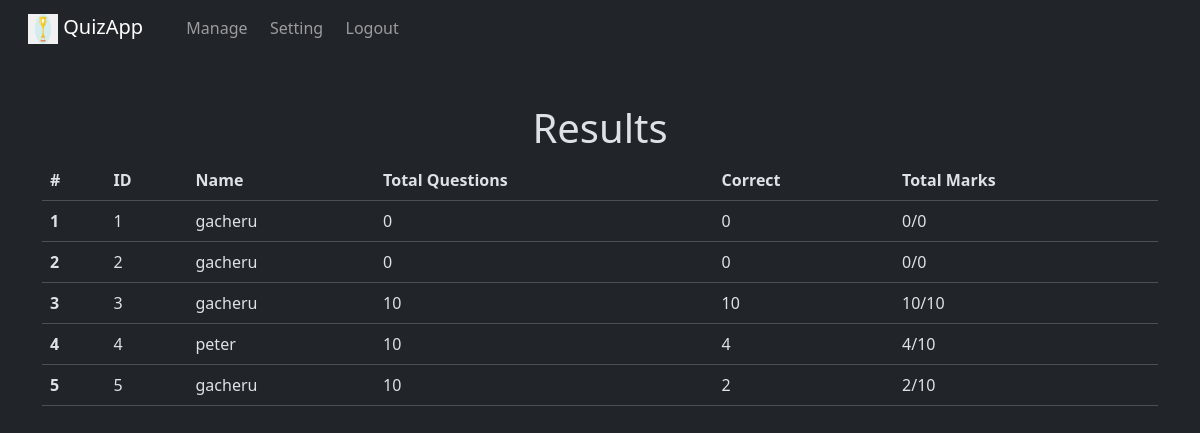
The app's page /management/results/ (signed in) with its own data.
### quiz/models.py (models this page shows, shortened)
class Mark(models.Model):
    total = models.IntegerField(blank=False)
    got = models.IntegerField(blank=False, default=0)
    user = models.ForeignKey(to=User, on_delete=models.SET_NULL, null=True)

### management/views.py (the view)
# urls.py: path("results/", views.Results.as_view(), name="results"),
@method_decorator(staff_member_required, name="dispatch")
class Results(View):
    def get(self, request):
        return render(request, "management/results.html", {"results": Mark.objects.all()})

### management/templates/management/results.html (shortened to what this page needs)
{% extends 'layout.html' %}
{% block body %}
<div class="container mt-5 mb-5">
  <h1 class="text-center">
    Results
  </h1>
  <table class="table">
  <thead>
    <tr>
      <th scope="col">#</th>
      <th scope="col">ID</th>
      <th scope="col">Name</th>
      <th scope="col">Total Questions</th>
      <th scope="col">Correct</th>
      <th scope="col">Total Marks</th>
    </tr>
  </thead>
  <tbody>
    {% for result in results %}
    <tr>
      <th scope="row">{{ forloop.counter }}</th>
      <td>{{ result.id }}</td>
      <td>{{ result.user.username }}</td>
      <td>{{ result.total }}</td>
      <td>{{ result.got }}</td>
      <td>{{ result.got }}/{{ result.total }}</td>
    </tr>
    {% endfor %}
  </tbody>
</table>
</div>
{% endblock %}

### records on screen
Mark: id "1", user.username "gacheru", total "0", got "0"
Mark: id "2", user.username "gacheru", total "0", got "0"
Mark: id "3", user.username "gacheru", total "10", got "10"
Mark: id "4", user.username "peter", total "10", got "4"
Mark: id "5", user.username "gacheru", total "10", got "2"
